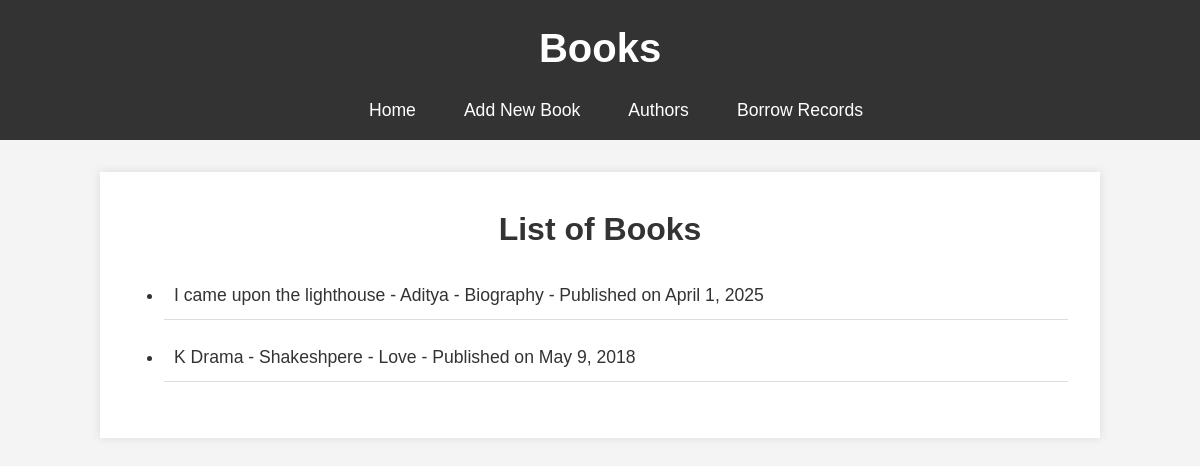
/books/, run on an earlier commit of the app's database.
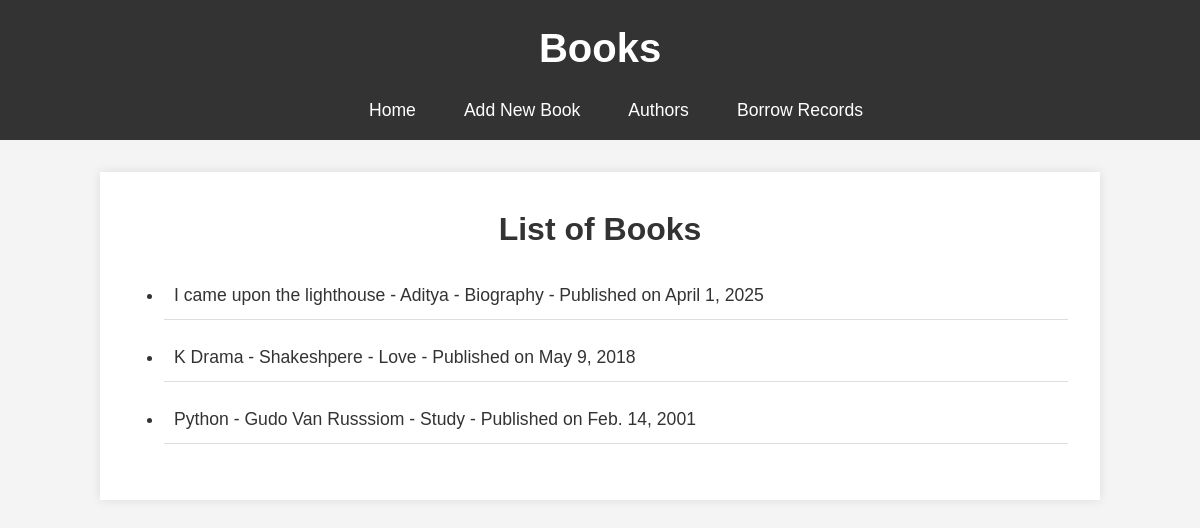
And on a later commit of the database.
### library/models.py (models this page shows, shortened)
class Book(models.Model):
    title = models.CharField(max_length=200)
    genre = models.CharField(max_length=100)
    published_date = models.DateField()
    author = models.ForeignKey(Author, on_delete=models.CASCADE, related_name='books')

class Author(models.Model):
    name = models.CharField(max_length=100)
    email = models.EmailField(unique=True)
    bio = models.TextField()

### library/views.py (the view)
# urls.py: path('books/', BookListView.as_view(), name='book-list'),
class BookListView(ListView):
    model = Book
    template_name = 'library/book_list.html'
    context_object_name = 'books'
    paginate_by = 5  # Pagination, 5 books per page

### library/templates/library/book_list.html (shortened to what this page needs)
<!DOCTYPE html>
<html lang="en">
<head>
</head>
<body>
    <header>
        <h1>Books</h1>
        <nav>
            <ul>
                <li><a href="{% url 'home' %}">Home</a></li>
                <li><a href="{% url 'add_book' %}">Add New Book</a></li>
                <li><a href="{% url 'author_list' %}">Authors</a></li>
                <li><a href="{% url 'borrow_record_list' %}">Borrow Records</a></li>
            </ul>
        </nav>
    </header>
    <main>
        <h2>List of Books</h2>
        <ul class="author-list">
            {% for book in books %}
                <li>{{ book.title }} - {{ book.author.name }} - {{ book.genre }} - Published on {{ book.published_date }}</li>
            {% endfor %}
        </ul>
    </main>
</body>
</html>

What changed in the data, as far as the page shows it:
added Book: title "Python", author.name "Gudo Van Russsiom", genre "Study", published_date "Feb. 14, 2001"
